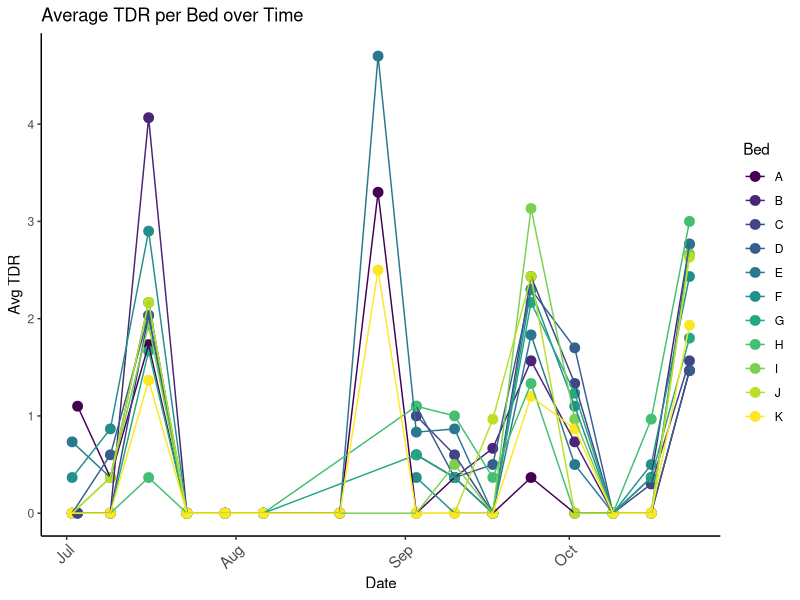
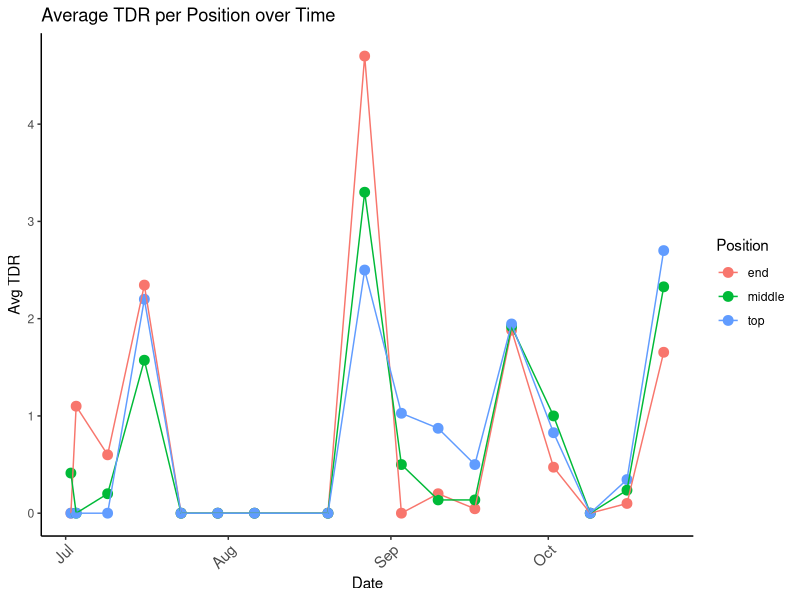
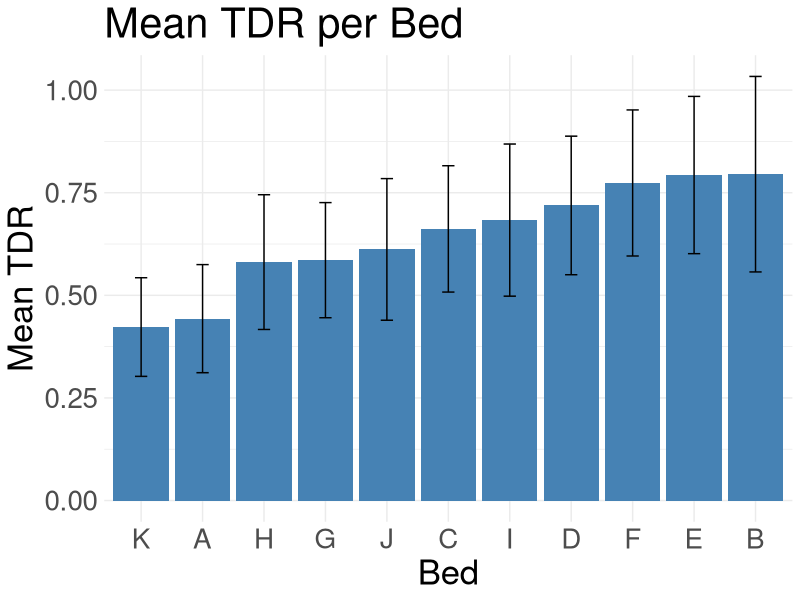
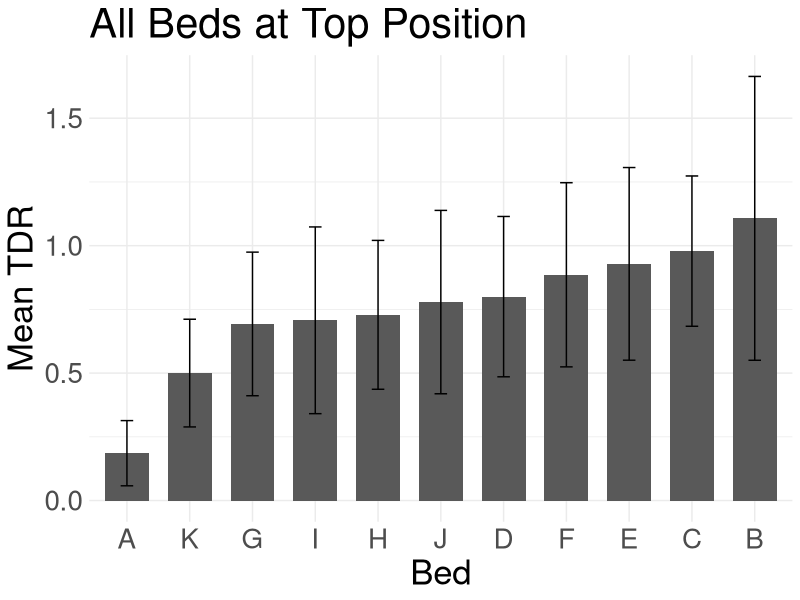
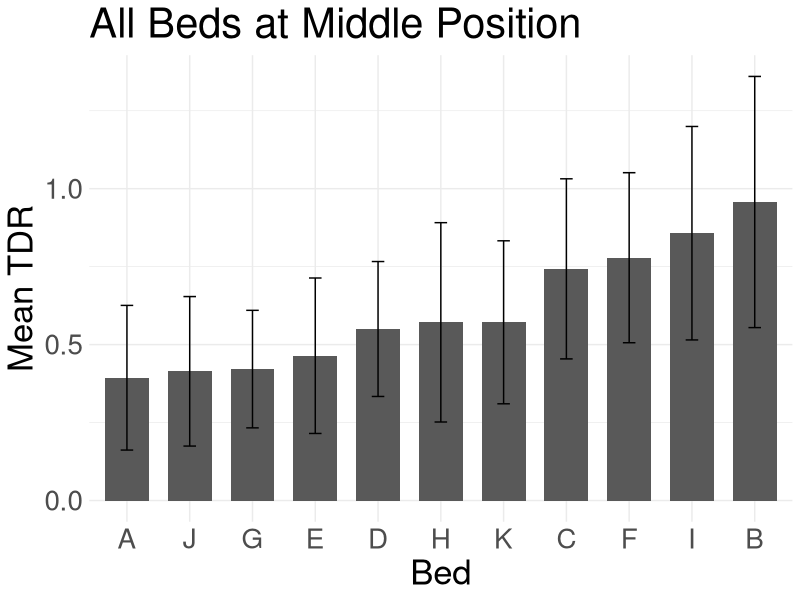
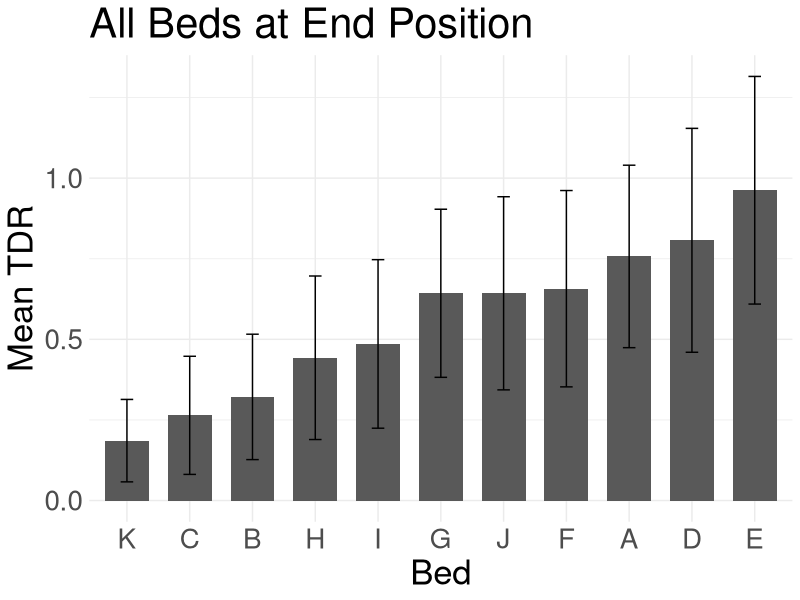
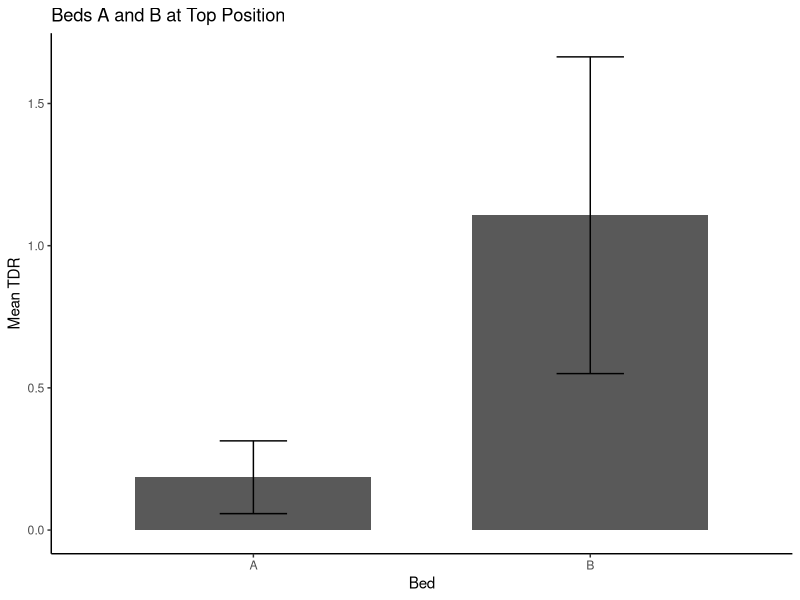
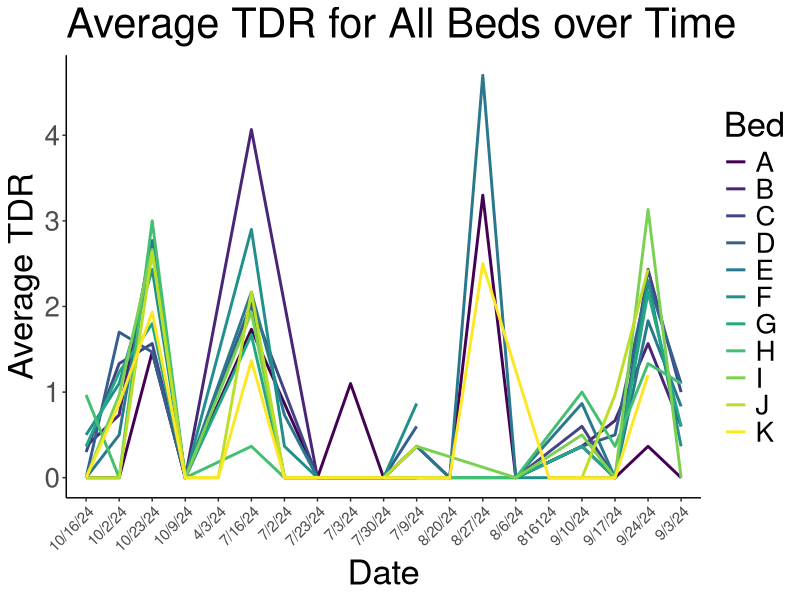

These charts were generated, in order, by the following R code: (Note: this script raises an error after producing the figures.)
## ---- chunk 1
knitr::opts_chunk$set(echo = TRUE)
## ---- chunk 2
library(tidyverse) #includes ggplot and dplyer
library(corrplot)

sem <- function(x, na.rm=FALSE) {           #for calculating standard error
  sd(x,na.rm=na.rm)/sqrt(length(na.omit(x)))
}
## ---- chunk 3
combined_tdr <- read_csv("../input/WL2_2024_TDR_Processed.csv") #produced in "TDR_Plots.R"
unique(combined_tdr$date) #check for issues in date column 
#some cases of "816124"
#Where did the April time points come from? Is this an error from data entry?
combined_tdr %>% filter(Bed=="J" | Bed=="K") %>% mutate(date=mdy(date)) %>% arrange(Bed, date) #missing 9/3/24 

combined_tdr_dates <- combined_tdr %>% 
  mutate(date=if_else(date=="816124", "8/6/24", 
                      if_else(date=="4/3/24", "9/3/24", date))) %>%  #fix the errors found above
  mutate(date=mdy(date)) #converting the date column to a date format 
unique(combined_tdr_dates$date) #check if the date column has been properly corrected 
#some 7/2/24 and some 7/3/24, but that matches the data sheet...
## ---- chunk 4
#setting bed average
 bed_avg <- combined_tdr_dates %>% 
  group_by(date, Bed) %>% 
  summarize(mean_TDR = mean(TDR, na.rm = TRUE), .groups = "drop")

#Average TDR per Bed over Time Plot
 ggplot(bed_avg, aes(x = date, y = mean_TDR, color = Bed)) +
  geom_point(size = 3) +
  geom_line() +
  labs(title = "Average TDR per Bed over Time", y = "Avg TDR", x = "Date") +
  theme_classic() +
  theme(axis.text.x = element_text(angle = 45, hjust = 1, size = 11)) +
  scale_color_viridis_d(option = "viridis")
ggsave("../output/Bedovertime.png", width = 12, height = 8, units = "in")
 
#setting position average
 position_avg <- combined_tdr_dates %>% 
  group_by(date, Position) %>% 
  summarize(mean_TDR = mean(TDR, na.rm = TRUE), .groups = "drop")
 
#Average TDR per Position over Time Plot
 ggplot(position_avg, aes(x = date, y = mean_TDR, color = Position)) +
  geom_point(size = 3) +
  geom_line() +
  labs(title = "Average TDR per Position over Time", y = "Avg TDR", x = "Date") +
  theme_classic() +
  theme(axis.text.x = element_text(angle = 45, hjust =1, size = 11))
ggsave("../output/Positionovertime.png", width = 12, height = 8, units = "in")
## ---- chunk 5
#Mean TDR for Each Bed
bed_means <- combined_tdr %>% 
  group_by(Bed) %>% 
  summarize(mean_TDR = mean(TDR, na.rm = TRUE),
          sem_TDR=sem(TDR, na.rm=TRUE))
bed_means

#Mean TDR per Bed
ggplot(bed_means, aes(x=fct_reorder(Bed, mean_TDR), y = mean_TDR)) +
  geom_col(fill = "steelblue") +
   geom_errorbar(aes(ymin=mean_TDR-sem_TDR,ymax=mean_TDR+sem_TDR),width=.2, position = 
                  position_dodge(0.75)) + 
  labs(title = "Mean TDR per Bed", y = "Mean TDR", x = "Bed") +
  theme_minimal() +
  theme(text=element_text(size=25)) #making the text bigger 
ggsave("../output/MeanTDRperBed.png", width = 12, height = 8, units = "in")


#new df bed_pos_means
bed_pos_means <- combined_tdr %>% 
  group_by(Position, Bed) %>% 
  summarize(mean_TDR = mean(TDR, na.rm = TRUE),
          sem_TDR=sem(TDR, na.rm=TRUE))
bed_pos_means

#Filtering plots for each bed position
bed_pos_means %>% 
  filter(Position=="top") %>% 
  ggplot(aes(x=fct_reorder(Bed, mean_TDR), y=mean_TDR)) +
  geom_col(width = 0.7,position = position_dodge(0.75)) + 
  geom_errorbar(aes(ymin=mean_TDR-sem_TDR,ymax=mean_TDR+sem_TDR),width=.2, position = 
                  position_dodge(0.75)) + 
  theme_minimal() +
  theme(text=element_text(size=25)) + #making the text bigger 
  labs(x="Bed", y="Mean TDR", title="All Beds at Top Position")
ggsave("../output/MeanTDRTopBeds.png", width = 12, height = 8, units = "in")

bed_pos_means %>% 
  filter(Position=="middle") %>% 
  ggplot(aes(x=fct_reorder(Bed, mean_TDR), y=mean_TDR)) +
  geom_col(width = 0.7,position = position_dodge(0.75)) + 
  geom_errorbar(aes(ymin=mean_TDR-sem_TDR,ymax=mean_TDR+sem_TDR),width=.2, position = 
                  position_dodge(0.75)) + 
  theme_minimal() +
  theme(text=element_text(size=25)) + #making the text bigger 
  labs(x="Bed", y="Mean TDR", title="All Beds at Middle Position")
ggsave("../output/MeanTDRMiddleBeds.png", width = 12, height = 8, units = "in")

bed_pos_means %>% 
  filter(Position=="end") %>% 
  ggplot(aes(x=fct_reorder(Bed, mean_TDR), y=mean_TDR)) +
  geom_col(width = 0.7,position = position_dodge(0.75)) + 
  geom_errorbar(aes(ymin=mean_TDR-sem_TDR,ymax=mean_TDR+sem_TDR),width=.2, position = 
                  position_dodge(0.75)) + 
  theme_minimal() +
  theme(text=element_text(size=25)) + #making the text bigger 
  labs(x="Bed", y="Mean TDR", title="All Beds at End Position")
ggsave("../output/MeanTDREndBeds.png", width = 12, height = 8, units = "in")
## ---- chunk 6
#Example, A and B top
bed_pos_means %>% 
 filter(Bed %in% c("A", "B"), Position == "top") %>%  #only keep beds A and B, you could do position == "Top" for example 
  ggplot(aes(x=fct_reorder(Bed, mean_TDR), y=mean_TDR)) +
  geom_col(width = 0.7,position = position_dodge(0.75)) + 
  geom_errorbar(aes(ymin=mean_TDR-sem_TDR,ymax=mean_TDR+sem_TDR),width=.2, position = 
                  position_dodge(0.75)) + 
  theme_classic() +
  labs(x="Bed", y="Mean TDR", title="Beds A and B at Top Position")
#ggsave("../output/MeanTDRtopBeds_AB_Time.png", width = 12, height = 8, units = "in")

bed_tdr_avg <- combined_tdr %>% 
  group_by(Bed, date) %>% 
  summarise(
    mean_TDR=mean(TDR, na.rm=TRUE),
    sem_TDR=sem(TDR, na.rm=TRUE), .groups = "drop")
bed_tdr_avg

#Average TDR of All Beds over Time
bed_tdr_avg %>%
  ggplot(aes(x =date, y =mean_TDR, color = Bed, group = Bed)) +
  geom_line(size = 1) +
  theme_classic() +
  theme(axis.text.x = element_text(angle = 45, hjust =1, size = 11), text=element_text(size=25)) +
  labs(x = "Date", y = "Average TDR", color = "Bed",
    title = "Average TDR for All Beds over Time") +
  scale_color_viridis_d(option = "viridis")
ggsave("../output/MeanTDRperBed_Time.png", width = 12, height = 8, units = "in")

#Average TDR of A, K, B, C over Time
bed_tdr_avg %>%
  filter(Bed %in% c("A", "B", "C", "K")) %>% 
  ggplot(aes(x =date, y =mean_TDR, color = Bed, group = Bed)) +
  geom_line(size = 1) +
  theme_classic() +
  theme(axis.text.x = element_text(angle = 45, hjust =1, size = 11), text=element_text(size=25)) +
  labs(x = "Date", y = "Average TDR", color = "Bed",
    title = "Average TDR for Beds A, B, C K over Time") +
  scale_color_viridis_d(option = "viridis")
ggsave("../output/MeanTDREndBeds_Time.png", width = 12, height = 8, units = "in")

## ---- chunk 7

#fixing MetStationData1
MetStationData1$X.TIMESTAMP <- sub('^"', ' ', MetStationData1$X.TIMESTAMP) #took away " at the start of every timestamp
MetStationData1$X.TIMESTAMP <- as.POSIXct(MetStationData1$X.TIMESTAMP, format="%Y-%m-%d %H:%M:%S")

MetStationData1 <- MetStationData1 %>% slice(-c(1, 2)) #removed first two empty rows

## ---- chunk 8
#filtering metstation for dates starting in summer 2024
library(dplyr)

MetStation_summer2024 <- MetStationData1 %>% #says there is no 2024 timestamps
  filter(X.TIMESTAMP >= as.POSIXct("2024-06-01 00:00:00") &
           X.TIMESTAMP >= "2024-08-31 23:59:59")

MS_Test <- read.table("CR1000XSeries_IntBioHalfHourTable.dat", header = TRUE, sep = "", fill = TRUE)
write.csv(df, "MS_test.csv", row.names = FALSE)

## ---- chunk 9
# correlating metstation and TDR data, example code below
wl2_cors <- wl2_establishment %>% 
  select(GrwSsn_GD_Recent, GrwSsn_GD_Historical) #make a dataframe with just the columns you want to correlate

cor.norm = cor(wl2_cors) #test correlations among the traits
cor.norm
cor.sig <- cor.mtest(wl2_cors, method = "pearson") #getting the p-values for correlations 
cor.sig
